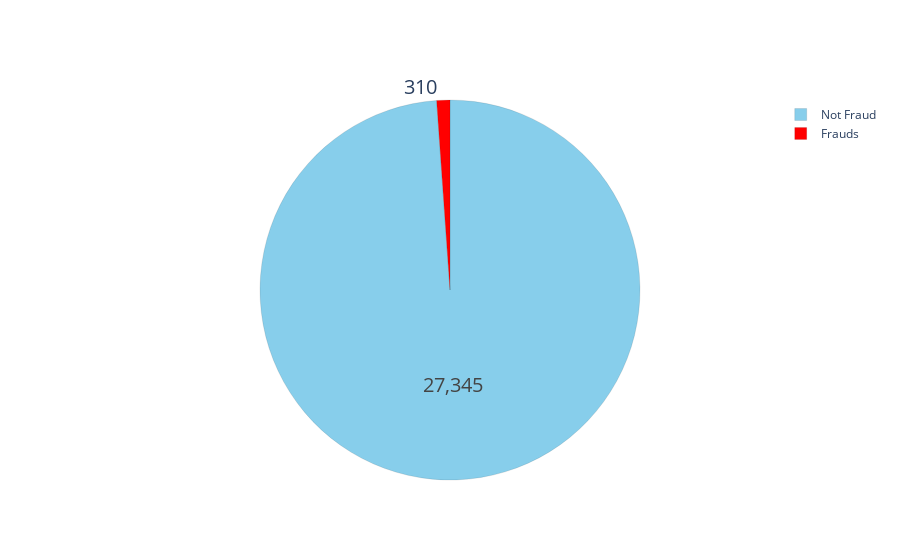

The code cell stored with this chart in its notebook:
### Code cell
# plotting a pie chart for fraud and non-fraud transactions

fraud_or_not = data["isFraud"].value_counts().tolist()

labels = ['Not Fraud','Frauds']
values = [fraud_or_not[0], fraud_or_not[1]]
colors = ['skyblue', 'red']

trace = go.Pie(labels=labels, values=values, textinfo='value', 
               textfont=dict(size=20),
               marker=dict(colors=colors, line=dict(color='#000000', width=0.1)))

plotly.offline.iplot([trace], filename='styled_pie_chart')

### Figure 1 — Plotly figure (JSON) as saved in the notebook; plotly's stock layout.template omitted (floating-point values rounded to 4 significant figures)
{"data": [{"labels": ["Not Fraud", "Frauds"], "marker": {"colors": ["skyblue", "red"], "line": {"color": "#000000", "width": 0.1}}, "textfont": {"size": 20}, "textinfo": "value", "values": [27345, 310], "type": "pie"}], "layout": {}}
